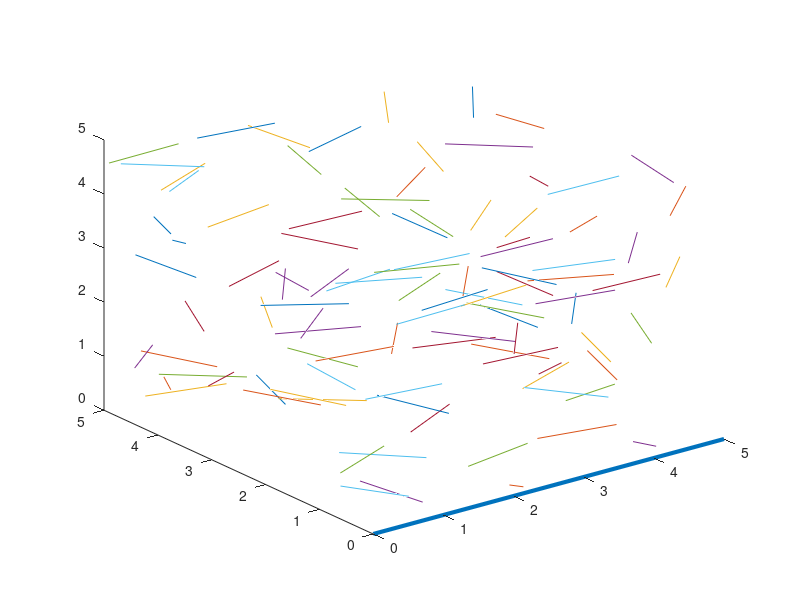
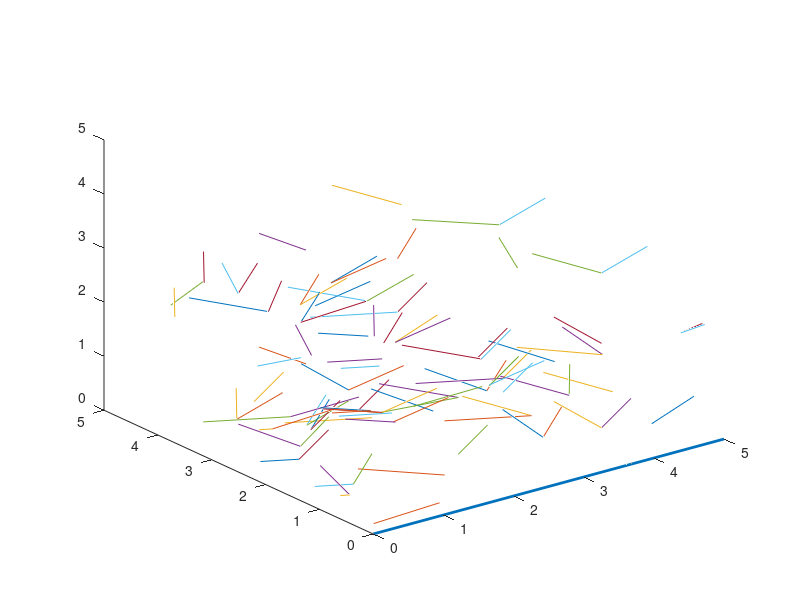
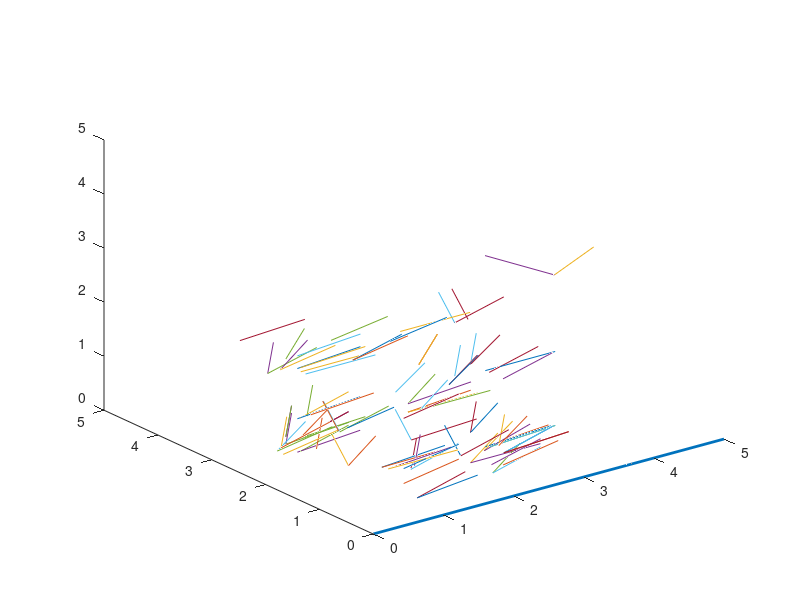
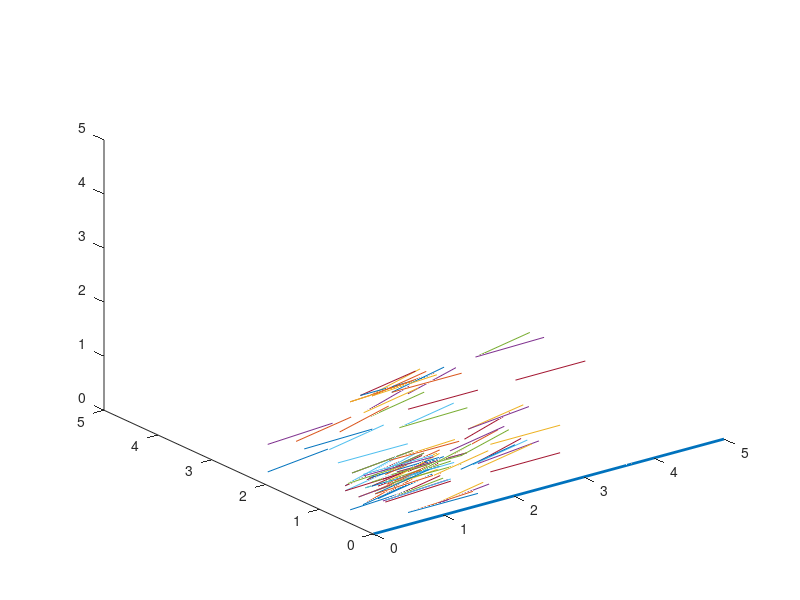

Write MATLAB code to recreate these figures, in order.
pop = 100;
iter = 10;
ulim = 5;
%Create first sample population and evaluate fitness
x = (ulim).*rand(pop,3);
angle = (2*pi).*rand(pop,1);
X = zeros(pop,2);
Y = zeros(pop,2);
Z = zeros(pop,2);
for i=1:pop
X(i,1) = x(i,1);
X(i,2) = x(i,1)+sin(angle(i,1));
Y(i,1) = x(i,2);
Y(i,2) = x(i,2)+cos(angle(i,1));
Z(i,1) = x(i,3);
Z(i,2) = x(i,3);
end
drive = [1,0,0];
Xdrive = [0 5];
Ydrive = [0 0];
Zdrive = [0 0];
d = zeros(pop,1);
theta = zeros(pop,1);
for i=1:pop
    d(i,1) = norm(x(i,:));
    vector = [X(i,2)-X(i,1) Y(i,2)-Y(i,1) Z(i,2)-Z(i,1)];
    theta(i,1) = atan2(norm(cross(drive,vector)), dot(drive,vector));
end

%Plot each generation
    figure(1)
    plot3(Xdrive',Ydrive',Zdrive', 'LineWidth', 3)
    hold on
    plot3(X',Y',Z')
    axis([0 ulim 0 ulim 0 ulim])
    hold on
    pause(1)

for g = 2:iter
    for k = 1: 3: pop
        %Selection
        sel_coeff = mean(d);
        sel_coeff2 = mean(theta);
        parents = zeros(3,4);
        for j=1:3
            rand_sel = 1 + round(pop.*rand());
            for i = rand_sel:pop
                if d(i,1)<sel_coeff && theta(i,1)<sel_coeff2
                    parent(j,1) = x(i,1);
                    parent(j,2) = x(i,2);
                    parent(j,3) = x(i,3);
                    parent(j,4) = angle(i);
                    break
                end
            end
        end

        %Crossover
        child = [parent(1,1) parent(2,2) parent(3,3);parent(1,2) parent(2,3) parent(3,1);parent(1,3) parent(2,1) parent(3,2)];
        child_angle = [parent(1,4) parent(2,4) parent(3,4)];
        %Mutation
        for i = 1:3
            for j = 1:3
                mut_prob = rand();
                if mut_prob<=0.05
                    child(i,j) = child(i,j) - (sel_coeff*0.50);                    
                    if child(i,j)<0
                        child(i,j) = abs(child(i,j));
                    end
                end
            end
            if mut_prob<0.5
                child_angle(i) = child_angle(i) - (sel_coeff2*0.20);
                if child_angle(i)<0
                        child_angle(i) = abs(child_angle(i));
                end
            end
        end
        
        %Write new generation 
        x(k,1) = child(1,1);
        x(k,2) = child(1,2);
        x(k,3) = child(1,3);
        x(k+1,1) = child(2,1);
        x(k+1,2) = child(2,2);
        x(k+1,3) = child(2,3);
        x(k+2,1) = child(2,1);
        x(k+2,2) = child(2,2);
        x(k+2,3) = child(2,3);
        angle(k,1) =  child_angle(1);
        angle(k+1,1) = child_angle(2);
        angle(k+2,1) = child_angle(3);
    end
    for i=1:pop
        X(i,1) = x(i,1);
        X(i,2) = x(i,1)+cos(angle(i,1));
        Y(i,1) = x(i,2);
        Y(i,2) = x(i,2)+sin(angle(i,1));
        Z(i,1) = x(i,3);
        Z(i,2) = x(i,3);
        end
    for i=1:pop
        d(i,1) = norm(x(i,:));
        vector = [X(i,2)-X(i,1) Y(i,2)-Y(i,1) Z(i,2)-Z(i,1)];
        theta(i,1) = atan2(norm(cross(drive,vector)), dot(drive,vector));
    end
    [srt,I]=sort(d);
    best = x(I(1),:);
    %Plot each generation
    figure(g)
    plot3(Xdrive',Ydrive',Zdrive', 'LineWidth', 2)
    hold on
    plot3(X',Y',Z')
    axis([0 ulim 0 ulim 0 ulim])
    hold on
    pause(1)
end
        


